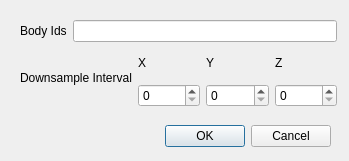
<?xml version="1.0" encoding="UTF-8"?>
<ui version="4.0">
 <class>FlyEmBodyIdDialog</class>
 <widget class="QDialog" name="FlyEmBodyIdDialog">
  <property name="windowModality">
   <enum>Qt::WindowModal</enum>
  </property>
  <property name="geometry">
   <rect>
    <x>0</x>
    <y>0</y>
    <width>349</width>
    <height>161</height>
   </rect>
  </property>
  <property name="windowTitle">
   <string>Body Ids</string>
  </property>
  <widget class="QDialogButtonBox" name="buttonBox">
   <property name="geometry">
    <rect>
     <x>160</x>
     <y>120</y>
     <width>171</width>
     <height>32</height>
    </rect>
   </property>
   <property name="orientation">
    <enum>Qt::Horizontal</enum>
   </property>
   <property name="standardButtons">
    <set>QDialogButtonBox::Cancel|QDialogButtonBox::Ok</set>
   </property>
  </widget>
  <widget class="QWidget" name="">
   <property name="geometry">
    <rect>
     <x>20</x>
     <y>20</y>
     <width>317</width>
     <height>87</height>
    </rect>
   </property>
   <layout class="QVBoxLayout" name="verticalLayout_4">
    <item>
     <layout class="QHBoxLayout" name="horizontalLayout">
      <item>
       <widget class="QLabel" name="label">
        <property name="text">
         <string>Body Ids</string>
        </property>
       </widget>
      </item>
      <item>
       <widget class="QLineEdit" name="bodyIdLineEdit"/>
      </item>
     </layout>
    </item>
    <item>
     <layout class="QHBoxLayout" name="horizontalLayout_2">
      <item>
       <widget class="QLabel" name="label_2">
        <property name="text">
         <string>Downsample Interval</string>
        </property>
       </widget>
      </item>
      <item>
       <layout class="QVBoxLayout" name="verticalLayout">
        <item>
         <widget class="QLabel" name="label_3">
          <property name="text">
           <string>X</string>
          </property>
         </widget>
        </item>
        <item>
         <widget class="QSpinBox" name="xDsSpinBox"/>
        </item>
       </layout>
      </item>
      <item>
       <layout class="QVBoxLayout" name="verticalLayout_2">
        <item>
         <widget class="QLabel" name="label_4">
          <property name="text">
           <string>Y</string>
          </property>
         </widget>
        </item>
        <item>
         <widget class="QSpinBox" name="yDsSpinBox"/>
        </item>
       </layout>
      </item>
      <item>
       <layout class="QVBoxLayout" name="verticalLayout_3">
        <item>
         <widget class="QLabel" name="label_5">
          <property name="text">
           <string>Z</string>
          </property>
         </widget>
        </item>
        <item>
         <widget class="QSpinBox" name="zDsSpinBox"/>
        </item>
       </layout>
      </item>
     </layout>
    </item>
   </layout>
  </widget>
  <zorder>layoutWidget</zorder>
  <zorder>layoutWidget</zorder>
  <zorder>buttonBox</zorder>
 </widget>
 <resources/>
 <connections>
  <connection>
   <sender>buttonBox</sender>
   <signal>accepted()</signal>
   <receiver>FlyEmBodyIdDialog</receiver>
   <slot>accept()</slot>
   <hints>
    <hint type="sourcelabel">
     <x>248</x>
     <y>254</y>
    </hint>
    <hint type="destinationlabel">
     <x>157</x>
     <y>274</y>
    </hint>
   </hints>
  </connection>
  <connection>
   <sender>buttonBox</sender>
   <signal>rejected()</signal>
   <receiver>FlyEmBodyIdDialog</receiver>
   <slot>reject()</slot>
   <hints>
    <hint type="sourcelabel">
     <x>316</x>
     <y>260</y>
    </hint>
    <hint type="destinationlabel">
     <x>286</x>
     <y>274</y>
    </hint>
   </hints>
  </connection>
 </connections>
</ui>
